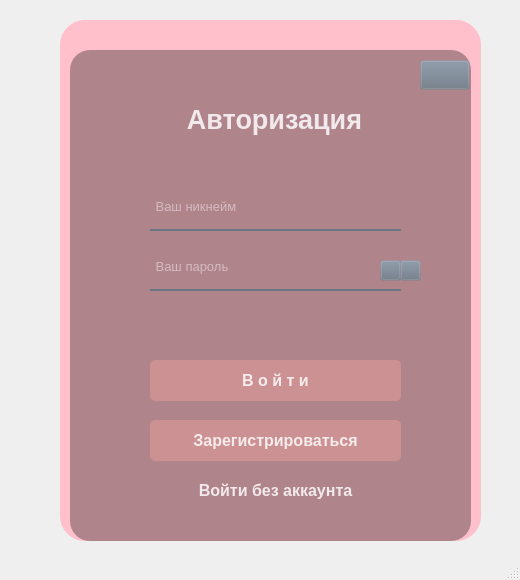
<?xml version="1.0" encoding="UTF-8"?>
<ui version="4.0">
 <class>MainWindow</class>
 <widget class="QMainWindow" name="MainWindow">
  <property name="geometry">
   <rect>
    <x>0</x>
    <y>0</y>
    <width>520</width>
    <height>580</height>
   </rect>
  </property>
  <property name="font">
   <font>
    <weight>75</weight>
    <bold>true</bold>
   </font>
  </property>
  <property name="windowTitle">
   <string>MainWindow</string>
  </property>
  <widget class="QWidget" name="centralwidget">
   <widget class="QWidget" name="widget" native="true">
    <property name="geometry">
     <rect>
      <x>30</x>
      <y>10</y>
      <width>451</width>
      <height>541</height>
     </rect>
    </property>
    <property name="styleSheet">
     <string notr="true">QPushButton#pb_login{
	background-color: rgba(210, 148, 148, 210);
	color: rgba(255, 255, 255, 210);
	border-radius: 5px;
}
QPushButton#pb_login:hover{
	background-color: rgba(230, 168, 168, 210);
}
QPushButton#pb_login:pressed{
	padding-left: 2px;
	padding-top: 2px;
	background-color: rgba(255, 188, 188, 210);
}

QPushButton#pb_regist{
	background-color: rgba(210, 148, 148, 210);
	color: rgba(255, 255, 255, 210);
	border-radius: 5px;
}
QPushButton#pb_regist:hover{
	background-color: rgba(230, 168, 168, 210);
}
QPushButton#pb_regist:pressed{
	padding-left: 2px;
	padding-top: 2px;
	background-color: rgba(255, 188, 188, 210);
}

QPushButton#pb_for{
	background-color: rgba(105, 118, 132, 0);
	color: rgba(255, 255, 255, 210);
	border-radius: 5px;
}
QPushButton#pb_for:pressed{
	padding-left: 2px;
	padding-top: 2px;
}

QPushButton#pb_back{
	background-color: rgba(105, 118, 132, 0);
}
QPushButton#pb_back:pressed{
	padding-left: 2px;
	padding-top: 2px;
}

QPushButton#pb_close{
	background-color: rgba(105, 118, 132, 0);
}
QPushButton#pb_close:pressed{
	padding-left: 3px;
	padding-top: 3px;
}

QPushButton#pb_eye_not{
	background-color: rgba(105, 118, 132, 0);
}
QPushButton#pb_eye_not:pressed{
	padding-left: 1px;
	padding-top: 1px;
}

QPushButton#pb_eye_active{
	background-color: rgba(105, 118, 132, 0);
}
QPushButton#pb_eye_active:pressed{
	padding-left: 1px;
	padding-top: 1px;
}

QPushButton#anonim{
	background-color: rgba(0, 0, 0, 0);
	color: rgba(255, 255, 255, 210);
	border-radius: 5px;
}
QPushButton#anonim:pressed{
	padding-left: 2px;
	padding-top: 2px;
}</string>
    </property>
    <widget class="QLabel" name="back">
     <property name="geometry">
      <rect>
       <x>30</x>
       <y>10</y>
       <width>421</width>
       <height>521</height>
      </rect>
     </property>
     <property name="styleSheet">
      <string notr="true">background-color: #ffc0cb;
border-radius: 25px;</string>
     </property>
     <property name="text">
      <string/>
     </property>
    </widget>
    <widget class="QLabel" name="front">
     <property name="geometry">
      <rect>
       <x>40</x>
       <y>40</y>
       <width>401</width>
       <height>491</height>
      </rect>
     </property>
     <property name="styleSheet">
      <string notr="true">background-color: rgba(0, 0, 0, 80);
border-radius: 20px;</string>
     </property>
     <property name="text">
      <string/>
     </property>
    </widget>
    <widget class="QLabel" name="login">
     <property name="geometry">
      <rect>
       <x>119</x>
       <y>90</y>
       <width>251</width>
       <height>40</height>
      </rect>
     </property>
     <property name="font">
      <font>
       <pointsize>20</pointsize>
       <weight>75</weight>
       <bold>true</bold>
      </font>
     </property>
     <property name="layoutDirection">
      <enum>Qt::LeftToRight</enum>
     </property>
     <property name="styleSheet">
      <string notr="true">color: rgba(255, 255, 255, 210);</string>
     </property>
     <property name="text">
      <string>&lt;html&gt;&lt;head/&gt;&lt;body&gt;&lt;p align=&quot;center&quot;&gt;Авторизация&lt;/p&gt;&lt;/body&gt;&lt;/html&gt;</string>
     </property>
    </widget>
    <widget class="QLineEdit" name="user_nickname">
     <property name="geometry">
      <rect>
       <x>120</x>
       <y>180</y>
       <width>251</width>
       <height>41</height>
      </rect>
     </property>
     <property name="font">
      <font>
       <pointsize>10</pointsize>
       <weight>50</weight>
       <bold>false</bold>
      </font>
     </property>
     <property name="styleSheet">
      <string notr="true">background-color: rgba(0, 0, 0, 0);
border: none;
border-bottom: 2px solid rgba(105, 118, 132, 255);
color: rgba(255, 255, 255, 230);
padding-bottom: 7px;</string>
     </property>
     <property name="placeholderText">
      <string> Ваш никнейм</string>
     </property>
    </widget>
    <widget class="QLineEdit" name="user_password">
     <property name="geometry">
      <rect>
       <x>120</x>
       <y>240</y>
       <width>251</width>
       <height>41</height>
      </rect>
     </property>
     <property name="font">
      <font>
       <pointsize>10</pointsize>
      </font>
     </property>
     <property name="styleSheet">
      <string notr="true">background-color: rgba(0, 0, 0, 0);
border: none;
border-bottom: 2px solid rgba(105, 118, 132, 255);
color: rgba(255, 255, 255, 230);
padding-bottom: 7px;</string>
     </property>
     <property name="echoMode">
      <enum>QLineEdit::Password</enum>
     </property>
     <property name="placeholderText">
      <string> Ваш пароль</string>
     </property>
    </widget>
    <widget class="QPushButton" name="pb_login">
     <property name="enabled">
      <bool>true</bool>
     </property>
     <property name="geometry">
      <rect>
       <x>120</x>
       <y>350</y>
       <width>251</width>
       <height>41</height>
      </rect>
     </property>
     <property name="font">
      <font>
       <pointsize>12</pointsize>
       <weight>75</weight>
       <bold>true</bold>
      </font>
     </property>
     <property name="styleSheet">
      <string notr="true"/>
     </property>
     <property name="text">
      <string>В о й т и</string>
     </property>
    </widget>
    <widget class="QPushButton" name="pb_close">
     <property name="geometry">
      <rect>
       <x>390</x>
       <y>50</y>
       <width>50</width>
       <height>30</height>
      </rect>
     </property>
     <property name="font">
      <font>
       <weight>75</weight>
       <bold>true</bold>
      </font>
     </property>
     <property name="text">
      <string/>
     </property>
     <property name="icon">
      <iconset>
       <normaloff>../Images/close.png</normaloff>../Images/close.png</iconset>
     </property>
     <property name="iconSize">
      <size>
       <width>20</width>
       <height>20</height>
      </size>
     </property>
    </widget>
    <widget class="QPushButton" name="pb_regist">
     <property name="enabled">
      <bool>true</bool>
     </property>
     <property name="geometry">
      <rect>
       <x>120</x>
       <y>410</y>
       <width>251</width>
       <height>41</height>
      </rect>
     </property>
     <property name="font">
      <font>
       <pointsize>12</pointsize>
       <weight>75</weight>
       <italic>false</italic>
       <bold>true</bold>
       <underline>false</underline>
       <strikeout>false</strikeout>
       <kerning>true</kerning>
      </font>
     </property>
     <property name="cursor">
      <cursorShape>ArrowCursor</cursorShape>
     </property>
     <property name="mouseTracking">
      <bool>false</bool>
     </property>
     <property name="styleSheet">
      <string notr="true"/>
     </property>
     <property name="text">
      <string>Зарегистрироваться</string>
     </property>
    </widget>
    <widget class="QPushButton" name="pb_eye_not">
     <property name="geometry">
      <rect>
       <x>350</x>
       <y>250</y>
       <width>21</width>
       <height>21</height>
      </rect>
     </property>
     <property name="text">
      <string/>
     </property>
     <property name="icon">
      <iconset>
       <normaloff>../Images/eyes.svg</normaloff>../Images/eyes.svg</iconset>
     </property>
    </widget>
    <widget class="QPushButton" name="pb_eye_active">
     <property name="geometry">
      <rect>
       <x>370</x>
       <y>250</y>
       <width>21</width>
       <height>21</height>
      </rect>
     </property>
     <property name="text">
      <string/>
     </property>
     <property name="icon">
      <iconset>
       <normaloff>../Images/eyes-active.svg</normaloff>../Images/eyes-active.svg</iconset>
     </property>
    </widget>
    <widget class="QLabel" name="error">
     <property name="geometry">
      <rect>
       <x>90</x>
       <y>290</y>
       <width>311</width>
       <height>51</height>
      </rect>
     </property>
     <property name="font">
      <font>
       <pointsize>9</pointsize>
       <weight>50</weight>
       <bold>false</bold>
      </font>
     </property>
     <property name="layoutDirection">
      <enum>Qt::LeftToRight</enum>
     </property>
     <property name="styleSheet">
      <string notr="true">color: rgba(255, 255, 255, 210);</string>
     </property>
     <property name="text">
      <string/>
     </property>
    </widget>
    <widget class="QPushButton" name="anonim">
     <property name="enabled">
      <bool>true</bool>
     </property>
     <property name="geometry">
      <rect>
       <x>120</x>
       <y>460</y>
       <width>251</width>
       <height>41</height>
      </rect>
     </property>
     <property name="font">
      <font>
       <pointsize>12</pointsize>
       <weight>75</weight>
       <bold>true</bold>
      </font>
     </property>
     <property name="styleSheet">
      <string notr="true"/>
     </property>
     <property name="text">
      <string>Войти без аккаунта</string>
     </property>
    </widget>
    <zorder>back</zorder>
    <zorder>front</zorder>
    <zorder>login</zorder>
    <zorder>user_nickname</zorder>
    <zorder>user_password</zorder>
    <zorder>pb_login</zorder>
    <zorder>pb_regist</zorder>
    <zorder>pb_eye_not</zorder>
    <zorder>pb_eye_active</zorder>
    <zorder>pb_close</zorder>
    <zorder>error</zorder>
    <zorder>anonim</zorder>
   </widget>
  </widget>
  <widget class="QStatusBar" name="statusbar"/>
 </widget>
 <resources/>
 <connections/>
</ui>
